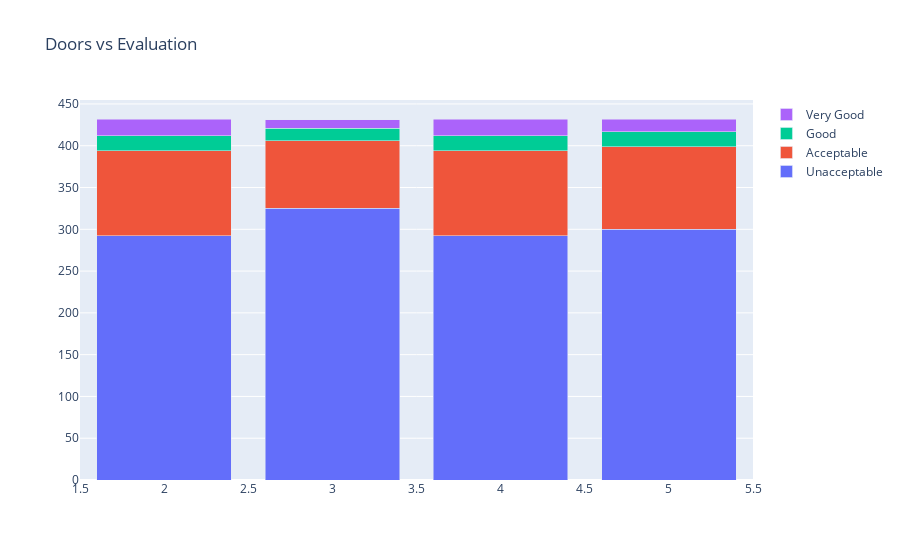

The cell this chart's notebook holds for it:
### Code cell
data = [
    go.Bar(
        x=a[2].index, # assign x as the dataframe column 'x'
        y=drs['unacc'],
        name='Unacceptable'
    ),
    go.Bar(
        x=a[2].index,
        y=drs['acc'],
        name='Acceptable'
    ),
    go.Bar(
        x=a[2].index,
        y=drs['good'],
        name='Good'
    ),
    go.Bar(
        x=a[2].index,
        y=drs['vgood'],
        name='Very Good'
    )

]

layout = go.Layout(
    barmode='stack',
    title='Doors vs Evaluation'
)

fig = go.Figure(data=data, layout=layout)
py.iplot(fig, filename='cars_donut')

### Figure 1 — Plotly figure (JSON) as saved in the notebook; plotly's stock layout.template omitted (floating-point values rounded to 4 significant figures)
{"data": [{"name": "Unacceptable", "type": "bar", "x": ["3", "5", "4", "2"], "y": [325, 300, 292, 292]}, {"name": "Acceptable", "type": "bar", "x": ["3", "5", "4", "2"], "y": [81, 99, 102, 102]}, {"name": "Good", "type": "bar", "x": ["3", "5", "4", "2"], "y": [15, 18, 18, 18]}, {"name": "Very Good", "type": "bar", "x": ["3", "5", "4", "2"], "y": [10, 15, 20, 20]}], "layout": {"barmode": "stack", "title": {"text": "Doors vs Evaluation"}}}
